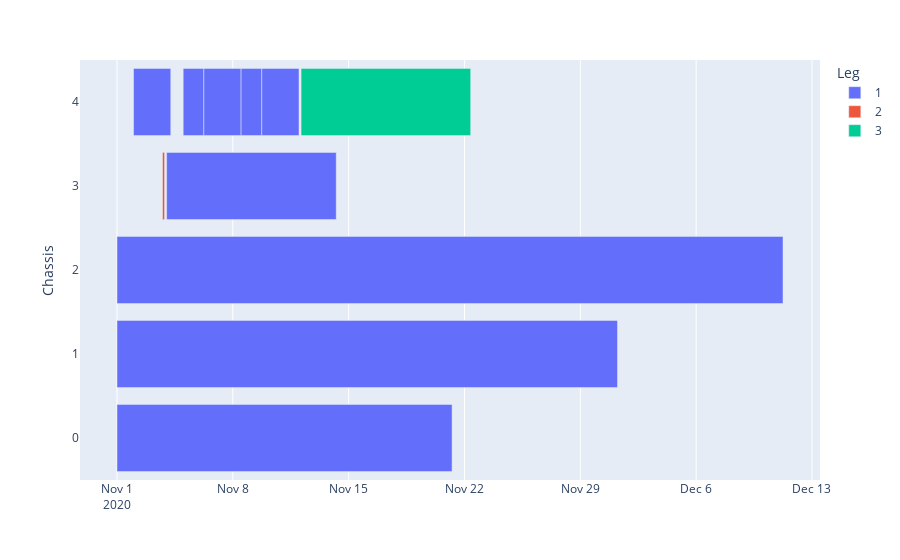
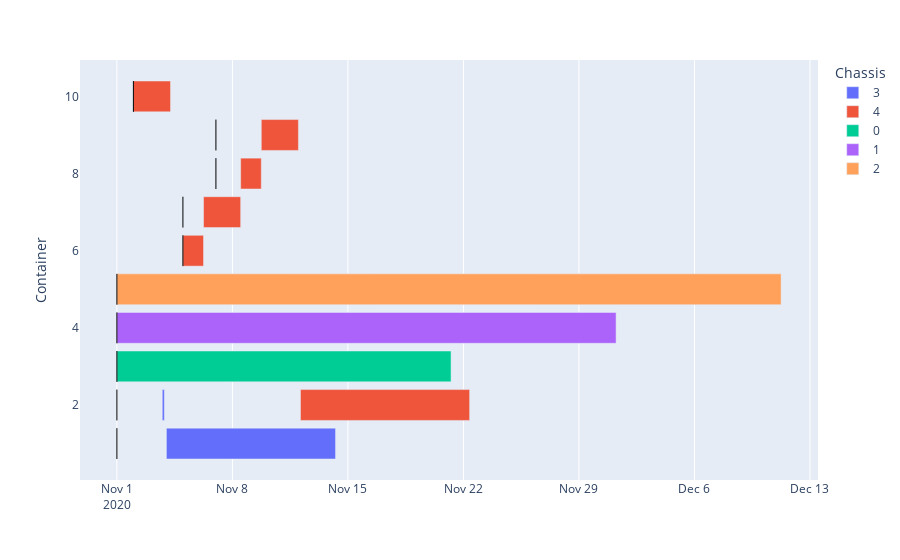

The notebook cell these images were saved under, in order:
### Code cell
# Visualize optimized schedule
from datetime import datetime, timedelta
import plotly.graph_objects as go

raw_df = []
start_date = datetime(2020, 11, 1, 0, 0)

for k in K:
    for l in L:
        for c in C:
            if (x[k,l,c].X != 0):
                raw_df.append(dict(Chassis=str(c), 
                                   Start=start_date + timedelta(days=int(s[k,l,c].X), 
                                                                hours=(s[k,l,c].X % 1 * 24)),
                                   Finish=start_date + timedelta(days=int(s[k,l,c].X + Phi[k][l]), 
                                                                 hours=((s[k,l,c].X + Phi[k][l]) % 1 * 24)),
                                   Leg=str(l), 
                                   Container=str(k))
                             )
                
df = pd.DataFrame(raw_df)
fig_chassis = px.timeline(df, x_start="Start", x_end="Finish", y="Chassis", color="Leg")
fig_chassis.show()


fig_container = px.timeline(df, x_start="Start", x_end="Finish", y="Container", color="Chassis")

for k in K:
    fig_container.add_trace(
        go.Scatter(
            x = [start_date + timedelta(days=int(R[k]), hours=(R[k] % 1 * 24)),
                 start_date + timedelta(days=int(R[k]), hours=(R[k] % 1 * 24))],
            y = [k-0.4, k+0.4],
            mode = "lines",
            line = go.scatter.Line(color = "black", width = 1),
            showlegend = False
        )
    )
fig_container.show()

fig_chassis.write_html(f"{instance_csv_path}_schedule_.html")
fig_container.write_html("")

### Figure 1 — Plotly figure (JSON) as saved in the notebook; plotly's stock layout.template omitted (floating-point values rounded to 4 significant figures)
{"data": [{"alignmentgroup": "True", "base": ["2020-11-04T00:00:00", "2020-11-01T00:00:00", "2020-11-01T00:00:00", "2020-11-01T00:00:00", "2020-11-05T00:00:00", "2020-11-06T06:00:00", "2020-11-08T12:00:00", "2020-11-09T17:59:59.922222", "2020-11-02T00:00:00"], "hovertemplate": "Leg=1<br>Start=%{base}<br>Finish=%{x}<br>Chassis=%{y}<extra></extra>", "legendgroup": "1", "marker": {"color": "#636efa"}, "name": "1", "offsetgroup": "1", "orientation": "h", "showlegend": true, "textposition": "auto", "type": "bar", "x": [885600000, 1749600000, 2613600000, 3477600000, 108000000, 194400000, 108000000, 194400000, 194400000], "xaxis": "x", "y": ["3", "0", "1", "2", "4", "4", "4", "4", "4"], "yaxis": "y"}, {"alignmentgroup": "True", "base": ["2020-11-03T18:00:00"], "hovertemplate": "Leg=2<br>Start=%{base}<br>Finish=%{x}<br>Chassis=%{y}<extra></extra>", "legendgroup": "2", "marker": {"color": "#EF553B"}, "name": "2", "offsetgroup": "2", "orientation": "h", "showlegend": true, "textposition": "auto", "type": "bar", "x": [10800000], "xaxis": "x", "y": ["3"], "yaxis": "y"}, {"alignmentgroup": "True", "base": ["2020-11-12T02:59:59.921790"], "hovertemplate": "Leg=3<br>Start=%{base}<br>Finish=%{x}<br>Chassis=%{y}<extra></extra>", "legendgroup": "3", "marker": {"color": "#00cc96"}, "name": "3", "offsetgroup": "3", "orientation": "h", "showlegend": true, "textposition": "auto", "type": "bar", "x": [885600000], "xaxis": "x", "y": ["4"], "yaxis": "y"}], "layout": {"barmode": "overlay", "legend": {"title": {"text": "Leg"}, "tracegroupgap": 0}, "margin": {"t": 60}, "xaxis": {"anchor": "y", "domain": [0, 1], "type": "date"}, "yaxis": {"anchor": "x", "domain": [0, 1], "title": {"text": "Chassis"}}}}

### Figure 2 — Plotly figure (JSON) as saved in the notebook; plotly's stock layout.template omitted (floating-point values rounded to 4 significant figures)
{"data": [{"alignmentgroup": "True", "base": ["2020-11-04T00:00:00", "2020-11-03T18:00:00"], "hovertemplate": "Chassis=3<br>Start=%{base}<br>Finish=%{x}<br>Container=%{y}<extra></extra>", "legendgroup": "3", "marker": {"color": "#636efa"}, "name": "3", "offsetgroup": "3", "orientation": "h", "showlegend": true, "textposition": "auto", "type": "bar", "x": [885600000, 10800000], "xaxis": "x", "y": ["1", "2"], "yaxis": "y"}, {"alignmentgroup": "True", "base": ["2020-11-12T02:59:59.921790", "2020-11-05T00:00:00", "2020-11-06T06:00:00", "2020-11-08T12:00:00", "2020-11-09T17:59:59.922222", "2020-11-02T00:00:00"], "hovertemplate": "Chassis=4<br>Start=%{base}<br>Finish=%{x}<br>Container=%{y}<extra></extra>", "legendgroup": "4", "marker": {"color": "#EF553B"}, "name": "4", "offsetgroup": "4", "orientation": "h", "showlegend": true, "textposition": "auto", "type": "bar", "x": [885600000, 108000000, 194400000, 108000000, 194400000, 194400000], "xaxis": "x", "y": ["2", "6", "7", "8", "9", "10"], "yaxis": "y"}, {"alignmentgroup": "True", "base": ["2020-11-01T00:00:00"], "hovertemplate": "Chassis=0<br>Start=%{base}<br>Finish=%{x}<br>Container=%{y}<extra></extra>", "legendgroup": "0", "marker": {"color": "#00cc96"}, "name": "0", "offsetgroup": "0", "orientation": "h", "showlegend": true, "textposition": "auto", "type": "bar", "x": [1749600000], "xaxis": "x", "y": ["3"], "yaxis": "y"}, {"alignmentgroup": "True", "base": ["2020-11-01T00:00:00"], "hovertemplate": "Chassis=1<br>Start=%{base}<br>Finish=%{x}<br>Container=%{y}<extra></extra>", "legendgroup": "1", "marker": {"color": "#ab63fa"}, "name": "1", "offsetgroup": "1", "orientation": "h", "showlegend": true, "textposition": "auto", "type": "bar", "x": [2613600000], "xaxis": "x", "y": ["4"], "yaxis": "y"}, {"alignmentgroup": "True", "base": ["2020-11-01T00:00:00"], "hovertemplate": "Chassis=2<br>Start=%{base}<br>Finish=%{x}<br>Container=%{y}<extra></extra>", "legendgroup": "2", "marker": {"color": "#FFA15A"}, "name": "2", "offsetgroup": "2", "orientation": "h", "showlegend": true, "textposition": "auto", "type": "bar", "x": [3477600000], "xaxis": "x", "y": ["5"], "yaxis": "y"}, {"line": {"color": "black", "width": 1}, "mode": "lines", "showlegend": false, "type": "scatter", "x": ["2020-11-01T00:00:00", "2020-11-01T00:00:00"], "y": [0.6, 1.4]}, {"line": {"color": "black", "width": 1}, "mode": "lines", "showlegend": false, "type": "scatter", "x": ["2020-11-01T00:00:00", "2020-11-01T00:00:00"], "y": [1.6, 2.4]}, {"line": {"color": "black", "width": 1}, "mode": "lines", "showlegend": false, "type": "scatter", "x": ["2020-11-01T00:00:00", "2020-11-01T00:00:00"], "y": [2.6, 3.4]}, {"line": {"color": "black", "width": 1}, "mode": "lines", "showlegend": false, "type": "scatter", "x": ["2020-11-01T00:00:00", "2020-11-01T00:00:00"], "y": [3.6, 4.4]}, {"line": {"color": "black", "width": 1}, "mode": "lines", "showlegend": false, "type": "scatter", "x": ["2020-11-01T00:00:00", "2020-11-01T00:00:00"], "y": [4.6, 5.4]}, {"line": {"color": "black", "width": 1}, "mode": "lines", "showlegend": false, "type": "scatter", "x": ["2020-11-05T00:00:00", "2020-11-05T00:00:00"], "y": [5.6, 6.4]}, {"line": {"color": "black", "width": 1}, "mode": "lines", "showlegend": false, "type": "scatter", "x": ["2020-11-05T00:00:00", "2020-11-05T00:00:00"], "y": [6.6, 7.4]}, {"line": {"color": "black", "width": 1}, "mode": "lines", "showlegend": false, "type": "scatter", "x": ["2020-11-07T00:00:00", "2020-11-07T00:00:00"], "y": [7.6, 8.4]}, {"line": {"color": "black", "width": 1}, "mode": "lines", "showlegend": false, "type": "scatter", "x": ["2020-11-07T00:00:00", "2020-11-07T00:00:00"], "y": [8.6, 9.4]}, {"line": {"color": "black", "width": 1}, "mode": "lines", "showlegend": false, "type": "scatter", "x": ["2020-11-02T00:00:00", "2020-11-02T00:00:00"], "y": [9.6, 10.4]}], "layout": {"barmode": "overlay", "legend": {"title": {"text": "Chassis"}, "tracegroupgap": 0}, "margin": {"t": 60}, "xaxis": {"anchor": "y", "domain": [0, 1], "type": "date"}, "yaxis": {"anchor": "x", "domain": [0, 1], "title": {"text": "Container"}}}}
